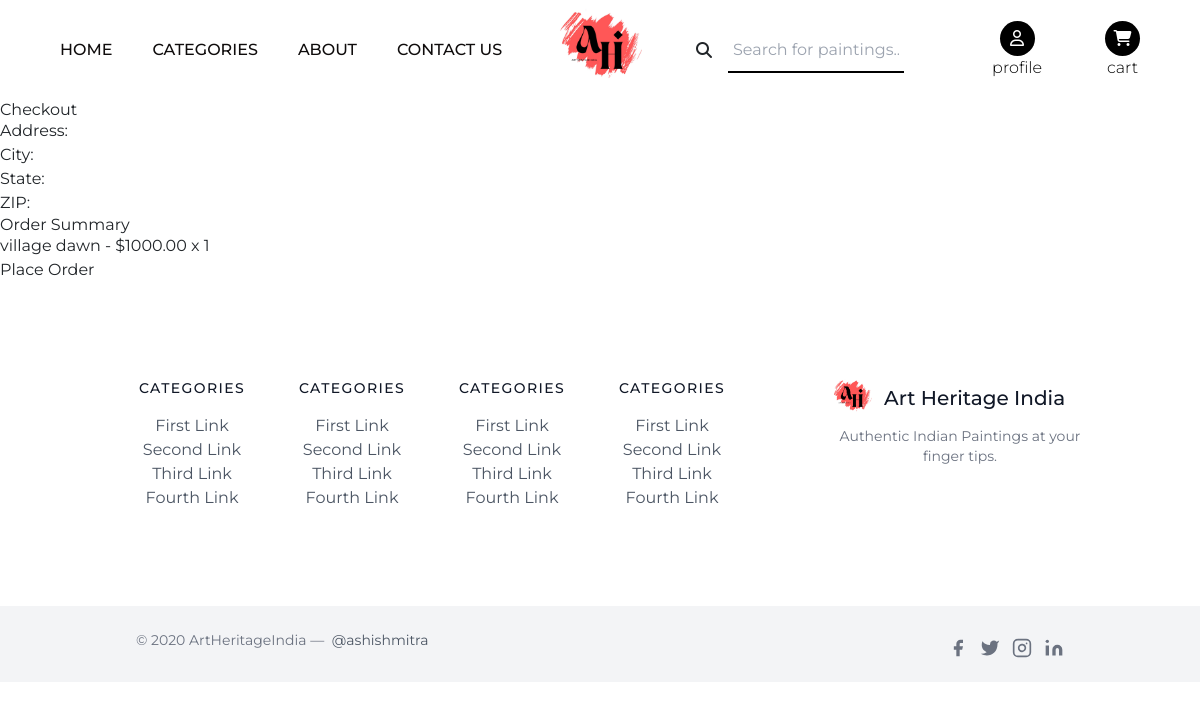
/checkout/ (signed in), run on an earlier commit of the app's database.
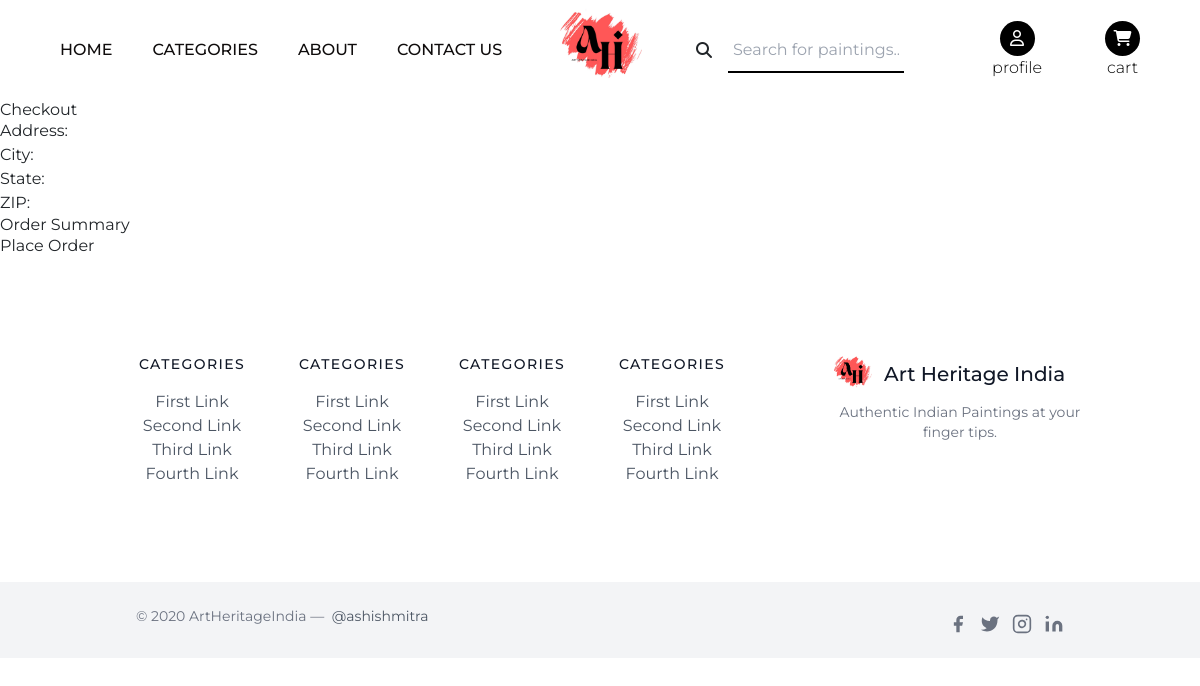
And on a later commit of the database.
### core/models.py (models this page shows, shortened)
class CartItem(models.Model):
    cart = models.ForeignKey(Cart, on_delete=models.CASCADE)
    painting = models.ForeignKey(Painting, on_delete=models.CASCADE)
    quantity = models.PositiveIntegerField(default=1)

class Painting(models.Model):
    title = models.CharField(max_length=100)
    description = models.TextField()
    category = models.ForeignKey(Category, on_delete=models.CASCADE, related_name='paintings', default=None)
    image = models.ImageField(upload_to="products_images/", default=None, null=True )
    rating = models.DecimalField(decimal_places=1, max_digits=3, default=0.0, null=True)
    price = models.DecimalField(decimal_places=2, max_digits=10, default=1000.00, null=True)
    is_new = models.BooleanField(default=False)
    is_selling = models.BooleanField(default=False)

### core/views.py (the view, shortened to what this page needs)
# urls.py: path('checkout/', views.checkout, name='checkout'),
def checkout(request):
    cart = get_object_or_404(Cart, user=request.user)
    cart_items = cart.cartitem_set.all()
    return render(request, 'checkout.html', {'cart_items': cart_items})

### templates/checkout.html (shortened to what this page needs)
{% extends "base.html" %}
{% block content %}
<h1>Checkout</h1>
<form method="POST">
    <label for="address">Address:</label>
    <input type="text" name="address" id="address" required><br>
    <label for="city">City:</label>
    <input type="text" name="city" id="city" required><br>
    <label for="state">State:</label>
    <input type="text" name="state" id="state" required><br>
    <label for="zip">ZIP:</label>
    <input type="text" name="zip" id="zip" required><br>
    <h3>Order Summary</h3>
    <ul>
        {% for item in cart_items %}
        <li>{{ item.painting.title }} - ${{ item.painting.price }} x {{ item.quantity }}</li>
        {% endfor %}
    </ul>
    <button type="submit">Place Order</button>
</form>
{% endblock %}

What changed in the data, as far as the page shows it:
removed CartItem: painting "village dawn", painting.price "1000.00", quantity "1"
